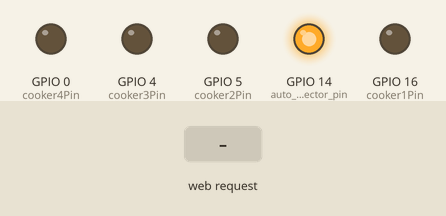
The sketch below on a simulated ESP8266 (NodeMCU). On the bench: output pins drawn as LEDs (lit = HIGH). The inputs (shaded band) are chosen by the test bench. WiFi joins after 1.5 s; servers stay silent unless stated; what the sketch prints to the serial monitor is not drawn.

Above: at 1.7 s.
1.8 s: HTTP request GET /control/?cooker1=9 received
At 2.8 s:
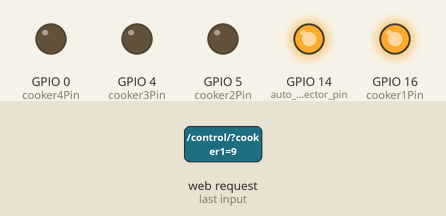
3.3 s: HTTP request GET /control/?cooker2=9 received
At 3.9 s:
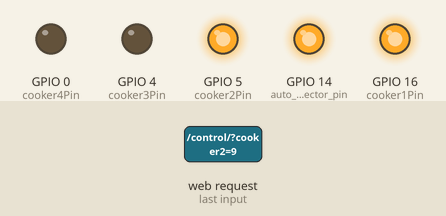
4.8 s: HTTP request GET /control/?cooker1=1 received
At 7.4 s:
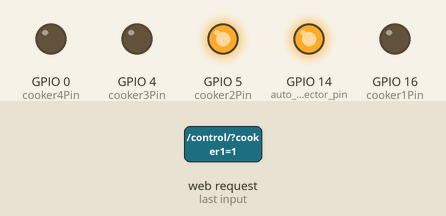
7.8 s: HTTP request GET /control/?cooker3=9 received
At 8.6 s:
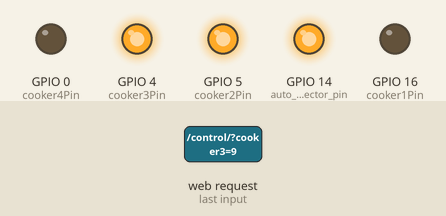
9.3 s: HTTP request GET /control/?cooker2=1 received
At 12.0 s:
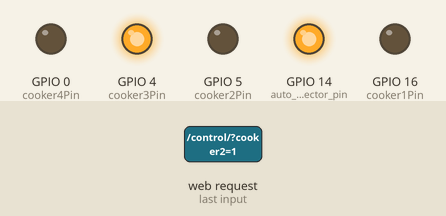
12.3 s: HTTP request GET /control/?cooker1=1&cooker2=1&cooker3=1 received
At 13.2 s:
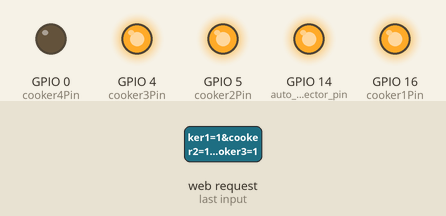
Timing chart, 0 to 15.3 s (numbered marks = the images above; inputs shaded):
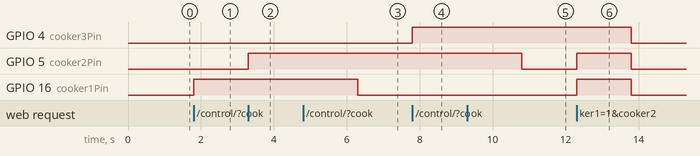

Measured:
- after the input at 1.8 s, GPIO 16 (cooker1Pin): LOW → HIGH at once
- after the input at 3.3 s, GPIO 5 (cooker2Pin): LOW → HIGH at once
- after the input at 4.8 s, GPIO 16 (cooker1Pin): HIGH → LOW after 1.5 s
- after the input at 7.8 s, GPIO 4 (cooker3Pin): LOW → HIGH at once
- after the input at 9.3 s, GPIO 5 (cooker2Pin): HIGH → LOW after 1.5 s
- after the input at 12.3 s, GPIO 4 (cooker3Pin): HIGH → LOW after 1.5 s; GPIO 5 (cooker2Pin), GPIO 16 (cooker1Pin): LOW → HIGH at once, → LOW 1.5 s later

The sketch:

Test_stove.ino
```cpp
// /// Esp setup ///
#include <ESP8266WiFi.h>
#include <WiFiClient.h>
#include <ESP8266WebServer.h>
#include <ESP8266HTTPClient.h>


IPAddress staticIP(192, 168, 1, 159); //ESP static ip
IPAddress gateway(192, 168, 1, 1);   //IP Address of your WiFi Router (Gateway)
IPAddress subnet(255, 255, 255, 0);  //Subnet mask
IPAddress dns(8, 8, 8, 8);  //DNS


const char* ssid = "Akylly_Ahal_1";
const char* password = "akylly_ahal_1";
const char* deviceName = "Stove_control";
String serverUrl = "192.168.1.252";
String payload;
String device_key = "stove_control_esp";

ESP8266WebServer server(80);
/////////////

#include <SoftwareSerial.h>

int cooker1Pin = 16;
int cooker2Pin = 5;
int cooker3Pin = 4;
int cooker4Pin = 0;

bool old_state_manual = true;
int cookerPins[] = {16,5,4,0};
int numCookerPins = 4;
int powerPin = 2;
int auto_manual_selector_pin = 14;

long low_timingsList[] = {1000,50000,50000,47000,48000,38000,39000,35000,37000,32000,34000,28000,31000,20000,24000,9000,15000};
long high_timingsList[] = {0,1500,1500,4000,3000,5000,4000,8000,7000,11000,9000,15000,13000,23000,19000,35000,28000};
String selectorsList[] = {"0","1","1.","2","2.","3","3.","4","4.","5","5.","6","6.","7","7.","8","8."};
int selectorsQty = 17;

long high_millis1 = millis();
long low_millis1 = millis();

long high_millis2 = millis();
long low_millis2 = millis();

long high_millis3 = millis();
long low_millis3 = millis();

long high_millis4 = millis();
long low_millis4 = millis();


long pin1HighTime = 0;
long pin1LowTime = 0;

long pin2HighTime = 0;
long pin2LowTime = 0;

long pin3HighTime = 0;
long pin3LowTime = 0;

long pin4HighTime = 0;
long pin4LowTime = 0;


void set_timing1(String command){
  if (command == "9"){
    digitalWrite(cooker1Pin, 1);
    high_millis1 = millis();
    low_millis1 = millis();
    pin1LowTime = 0;
    pin1HighTime = 0;
  }
  else{
    for (int i=0; i<selectorsQty; i++){
      if (selectorsList[i] == command){
        high_millis1 = millis();
        pin1LowTime = low_timingsList[i];
        pin1HighTime = high_timingsList[i];
      }
    }
  }
}


void set_timing2(String command){
  if (command == "9"){
    digitalWrite(cooker2Pin, 1);
    high_millis2 = millis();
    low_millis2 = millis();
    pin2LowTime = 0;
    pin2HighTime = 0;
  }
  else{
    for (int i=0; i<selectorsQty; i++){
      if (selectorsList[i] == command){
        high_millis2 = millis();
        low_millis2 = millis();
        pin2LowTime = low_timingsList[i];
        pin2HighTime = high_timingsList[i];
      }
    }
  }
}


void set_timing3(String command){
  if (command == "9"){
    digitalWrite(cooker3Pin, 1);
    high_millis3 = millis();
    low_millis3 = millis();
    pin3LowTime = 0;
    pin3HighTime = 0;
  }
  else{
    for (int i=0; i<selectorsQty; i++){
      if (selectorsList[i] == command){
        high_millis3 = millis();
        low_millis3 = millis();
        pin3LowTime = low_timingsList[i];
        pin3HighTime = high_timingsList[i];
      }
    }
  }
}


void set_timing4(String command){
  if (command == "9"){
    digitalWrite(cooker4Pin, 1);
    high_millis4 = millis();
    low_millis4 = millis();
    pin4LowTime = 0;
    pin4HighTime = 0;
  }
  else{
    for (int i=0; i<selectorsQty; i++){
      if (selectorsList[i] == command){
        high_millis4 = millis();
        low_millis4 = millis();
        pin4LowTime = low_timingsList[i];
        pin4HighTime = high_timingsList[i];
      }
    }
  }
}


void handleDevice() {
  String cooker1 = server.arg("cooker1");
  String cooker2 = server.arg("cooker2");
  String cooker3 = server.arg("cooker3");
  String cooker4 = server.arg("cooker4");

  String power = server.arg("power");
  String auto_manual_selector = server.arg("auto_manual_switch");

  cooker1.trim();
  cooker2.trim();
  cooker3.trim();
  cooker4.trim();

  power.trim();
  auto_manual_selector.trim();

  if (cooker1.length() > 0){
    set_timing1(cooker1);
  }
  if (cooker2.length() > 0){
    set_timing2(cooker2);
  }
  if (cooker3.length() > 0){
    set_timing3(cooker3);
  }
  if (cooker4.length() > 0){
    set_timing4(cooker4);
  }

 //if(power == "1"){
 //   digitalWrite(powerPin,1);
 //   delay(2000);
 //   digitalWrite(auto_manual_selector_pin,0);
 // }
 // else if(power == "0"){
 //     digitalWrite(powerPin,0);
 // }

  if(auto_manual_selector == "auto"){
    digitalWrite(auto_manual_selector_pin,0);
    delay(2000);
    digitalWrite(powerPin,1);
    old_state_manual = false;
  }
  else if(auto_manual_selector == "manual"){
    if (old_state_manual == false){
      digitalWrite(powerPin,0);
      for (int i=0; i<numCookerPins; i++){
        digitalWrite(cookerPins[i],0);
      }
      pin1LowTime = low_timingsList[0];
      pin1HighTime = high_timingsList[0];
      pin2LowTime = low_timingsList[0];
      pin2HighTime = high_timingsList[0];
      pin3LowTime = low_timingsList[0];
      pin3HighTime = high_timingsList[0];
      pin4LowTime = low_timingsList[0];
      pin4HighTime = high_timingsList[0];
      delay(2000);
      digitalWrite(auto_manual_selector_pin,1);

      old_state_manual = true;
    }
  }

  server.send(200, "text/html", "OK");
}

void handlePong() {
 server.send(200, "text/html", device_key);
}

void setup(){
  for (int i=0; i<numCookerPins; i++){
    pinMode(cookerPins[i],OUTPUT);
    digitalWrite(cookerPins[i],0);
  }
  pinMode(powerPin,OUTPUT);
  pinMode(auto_manual_selector_pin,OUTPUT);
  digitalWrite(powerPin,0);
  digitalWrite(auto_manual_selector_pin,1);

  ////  Esp setup
  Serial.begin(115200);
  WiFi.begin(ssid, password);
  Serial.println("");
  WiFi.disconnect();
  WiFi.config(staticIP, subnet, gateway, dns);
  WiFi.begin(ssid, password);

  WiFi.mode(WIFI_STA);

  delay(500);
  Serial.println("");
  Serial.println("WiFi connected");

  Serial.print(WiFi.localIP());
  server.on("/ping/", handlePong);
  server.on("/control/", handleDevice);
  server.begin();
}

void loop(){
  server.handleClient();
  Pins();
}

void Pins(){
  if (high_millis1 + pin1HighTime > millis()){
    digitalWrite(cooker1Pin,1);
    low_millis1 = millis();
  }
  else if (high_millis1 + pin1HighTime < millis()){
    if (low_millis1 + pin1LowTime > millis()){
      digitalWrite(cooker1Pin,0);
    }
    else{
      high_millis1 = millis();
      low_millis1 = millis();
    }
  }

  if (high_millis2 + pin2HighTime > millis()){
    digitalWrite(cooker2Pin,1);
    low_millis2 = millis();
  }
  else if (high_millis2 + pin2HighTime < millis()){
    if (low_millis2 + pin2LowTime > millis()){
      digitalWrite(cooker2Pin,0);
    }
    else{
      high_millis2 = millis();
      low_millis2 = millis();
    }
  }

  if (high_millis3 + pin3HighTime > millis()){
    digitalWrite(cooker3Pin,1);
    low_millis3 = millis();
  }
  else if (high_millis3 + pin3HighTime < millis()){
    if (low_millis3 + pin3LowTime > millis()){
      digitalWrite(cooker3Pin,0);
    }
    else{
      high_millis3 = millis();
      low_millis3 = millis();
    }
  }

  if (high_millis4 + pin4HighTime > millis()){
    digitalWrite(cooker4Pin,1);
    low_millis4 = millis();
  }
  else if (high_millis4 + pin4HighTime < millis()){
    if (low_millis4 + pin4LowTime > millis()){
      digitalWrite(cooker4Pin,0);
    }
    else{
      high_millis4 = millis();
      low_millis4 = millis();
    }
  }

//   Serial.print(" ");
//   Serial.println(high_millis2);
//  Serial.print(cooker1Pin);
//  Serial.print(" ");
//  Serial.print(cooker2Pin);
//  Serial.print(" ");
//  Serial.print(cooker3Pin);
//  Serial.print(" ");
//  Serial.print(cooker4Pin);
//  Serial.println(" ");
}
```
